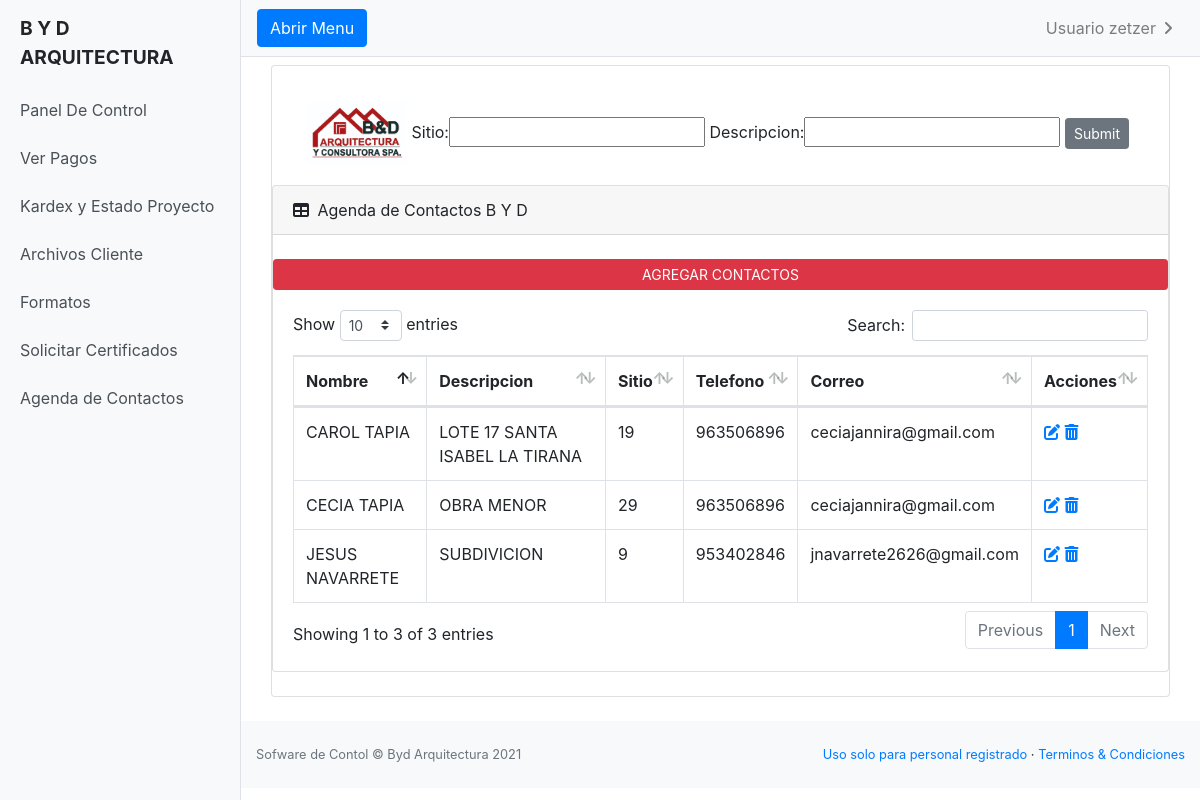
The app's page /agenda_contacto/ (signed in) with its own data.
### miapp/models.py (models this page shows, shortened)
class Agenda(models.Model):
    nombre_agenda = models.CharField(max_length=100,verbose_name="Nombre Contacto")
    proyecto_agenda= models.CharField(max_length=100,verbose_name="Descripcion")
    sitio = models.CharField(max_length=100)
    telefono = models.CharField(max_length=9)
    correo = models.EmailField(max_length=100)
    class Meta:
        ordering = ["-id"]

### miapp/views.py (the view)
# urls.py: path('agenda_contacto/', Agenda_contacto.as_view(), name="agenda_contacto"),
class Agenda_contacto(ListView):
    model = Agenda
    template_name = 'miapp/agenda/agenda_contacto.html'
    def get_context_data(self, **kwargs):
        context = super().get_context_data(**kwargs)
        context['filter'] = AgendaFilter(self.request.GET, queryset=self.get_queryset())
        return context

### miapp/templates/miapp/agenda/agenda_contacto.html (shortened to what this page needs)
{% extends 'miapp/base.html' %}
{% load static %}
{% load crispy_forms_tags %}
{% block content %}
{% if user.is_authenticated %}
<main>
  <div class="container-fluid mt-2">
      <div class="card mb-4">
          <div class="card-body">
            <div class="container mt-3 ">
              <div class="row">
                <div class="col-sm">
                  <form method="get" class="form-label">
                    <img src="{% static 'img/byd.jpg' %}" style="width: 100px;">
                    {{ filter.form}}
                    <input class="btn btn-secondary btn-sm" type="submit" />
                  </form>
                </div>
            </div>
          </div>
      </div>
      <div class="card mb-4">
          <div class="card-header">
              <i class="fas fa-table mr-1"></i>
              Agenda de Contactos B Y D
          </div>
          <br>
          <a href="{% url 'agregar_contacto' %}" class="btn btn-danger btn-sm">AGREGAR CONTACTOS</a>
          <div class="card-body">
              <div class="table-responsive">
                  <table class="table table-bordered" id="dataTable" width="100%" cellspacing="0">
                    <thead>
                      <tr>
                        <th scope="col">Nombre</th>
                        <th scope="col">Descripcion</th>
                        <th scope="col">Sitio</th>
                        <th scope="col">Telefono</th>
                        <th scope="col">Correo</th>
                        <th scope="col">Acciones</th>
                      </tr>
                    </thead>
                    <tbody>
                      {% for Agenda in filter.qs %}
                       <tr>
                         <td>{{ Agenda.nombre_agenda }}</td>
                         <td>{{ Agenda.proyecto_agenda }}</td>
                         <td>{{ Agenda.sitio }}</td>
                         <td>{{ Agenda.telefono }}</td>
                         <td>{{ Agenda.correo }}</td>
                         <td>
                           <a href="{% url 'editar_agenda' Agenda.pk %}"><i class="fas fa-edit"></i></a>
                           {% if user.is_staff %}
                           <a href="{% url 'eliminar_agenda' Agenda.pk %}"><i class="fas fa-trash-alt"></i></a>
                           {% endif %}
                         </td>
                       </tr>
                       {% endfor %}
                     </tbody>
                  </table>
                </main>
              </div>
              {% endif %}
                <footer class="py-4 bg-light mt-auto">
                  <div class="container-fluid">
                      <div class="d-flex align-items-center justify-content-between small">
                        <div class="text-muted">Sofware de Contol &copy; Byd Arquitectura 2021</div>
                        <div>
                            <a href="#">Uso solo para personal registrado</a>
                            &middot;
                            <a href="#">Terminos &amp; Condiciones</a>
                        </div>
                      </div>
                  </div>
              </footer>
{% endblock %}

### miapp/templates/miapp/base.html (shortened to what this page needs)
{% load static %}
<!DOCTYPE html>
<html lang="en">
<head>
  <link rel="stylesheet" href="https://cdn.jsdelivr.net/npm/bootstrap@4.6.0/dist/css/bootstrap.min.css">
  <link href="{% static '/vendor/fontawesome-free/css/all.min.css' %}" rel="stylesheet" type="text/css">
  <link href="{% static '/vendor/datatables/dataTables.bootstrap4.css' %}" rel="stylesheet">
  <link href="{% static 'css/style.css' %}" rel="stylesheet">
  <link href="{% static '/css/sb-admin.css' %}" rel="stylesheet">
</head>
<body>
  <div class="d-flex" id="wrapper">
    <div class="bg-light border-right" id="sidebar-wrapper">
      <div class="sidebar-heading" style="text-shadow: black;">
        <strong>B Y D ARQUITECTURA</strong>
      </div>
      <div class="list-group list-group-flush">
        <a href="{% url 'home' %}" class="list-group-item list-group-item-action bg-light">Panel De Control</a>
        <a href="{% url 'pago' %}" class="list-group-item list-group-item-action bg-light">Ver Pagos</a>
        <a href="{% url 'estado_proyecto' %}" class="list-group-item list-group-item-action bg-light">Kardex y Estado Proyecto</a>
        <a href="{% url 'detalle_archivos' %}" class="list-group-item list-group-item-action bg-light">Archivos Cliente</a>
        <a href="{% url 'formato_lista' %}" class="list-group-item list-group-item-action bg-light">Formatos</a>
        <a href="{% url 'certificado_lista' %}" class="list-group-item list-group-item-action bg-light">Solicitar Certificados</a>
        <a href="{% url 'agenda_contacto' %}" class="list-group-item list-group-item-action bg-light">Agenda de Contactos</a>
      </div>
    </div>
    <div id="page-content-wrapper">
      <nav class="navbar navbar-expand-lg navbar-light bg-light border-bottom">
        <button class="btn btn-primary" id="menu-toggle">Abrir Menu</button>
        <div class="collapse navbar-collapse" id="navbarSupportedContent">
          <ul class="navbar-nav ml-auto mt-2 mt-lg-0">
            {% if user.is_authenticated %}
            <li class="nav-item dropdown">
              <a class="nav-link dropdown-toggle" href="#" id="navbarDropdown" role="button" data-toggle="dropdown" aria-haspopup="true" aria-expanded="false">
                Usuario {{ user }}
              </a>
            </li>
            {% else %}
          <li class="nav-item">
            <a class="nav-link" href="{% url 'login' %}">Login</a>
          </li>
            {% endif %}
          </ul>
        </div>
      </nav>
      <div class="container-fluid">
        {% block content %}
        {% endblock %}
      </div>
    </div>
</body>
</html>

### miapp/static/css/style.css (style rules this page uses)
#wrapper { overflow-x: hidden; }
#sidebar-wrapper { min-height: 100vh; margin-left: -15rem; -webkit-transition: margin .25s ease-out; -moz-transition: margin .25s ease-out; -o-transition: margin .25s ease-out; transition: margin .25s ease-out; }
#sidebar-wrapper .sidebar-heading { padding: 0.875rem 1.25rem; font-size: 1.2rem; }
#sidebar-wrapper .list-group { width: 15rem; }
#page-content-wrapper { min-width: 100vw; }
@media (min-width: 768px) { #sidebar-wrapper { margin-left: 0; } }
@media (min-width: 768px) { #page-content-wrapper { min-width: 0; width: 100%; } }

### records on screen
Agenda: nombre_agenda "CAROL TAPIA", proyecto_agenda "LOTE 17 SANTA ISABEL LA TIRANA", sitio "19", telefono "963506896", correo "ceciajannira@gmail.com"
Agenda: nombre_agenda "CECIA TAPIA", proyecto_agenda "OBRA MENOR", sitio "29", telefono "963506896", correo "ceciajannira@gmail.com"
Agenda: nombre_agenda "JESUS NAVARRETE", proyecto_agenda "SUBDIVICION", sitio "9", telefono "953402846", correo "jnavarrete2626@gmail.com"

### other values on screen
{{ user }} "zetzer"
